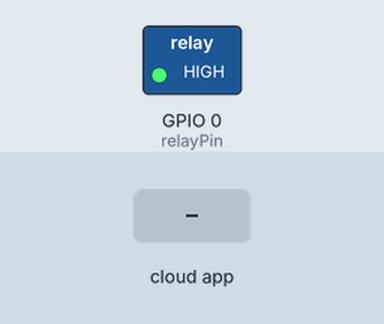
This sketch was run on a simulated ESP8266 (NodeMCU). On the bench: switched loads named in the sketch (green lamp = pin HIGH). The test bench sets the inputs (shaded band). WiFi joins after 1.5 s; servers stay silent unless stated; what the sketch prints to the serial monitor is not drawn.

Above: at 2.7 s.
2.8 s: the phone or cloud app sets Smoke to 1
At 3.3 s:
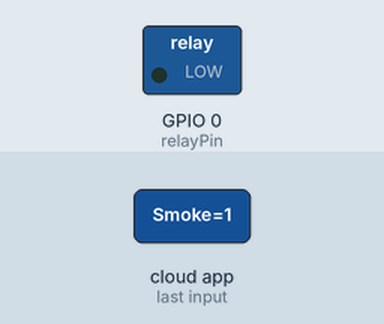
4.3 s: the phone or cloud app sets Smoke to 0
At 5.6 s:
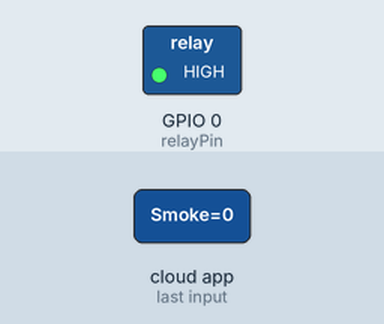
Timing chart, 0 to 7.3 s (numbered marks = the images above; inputs shaded):
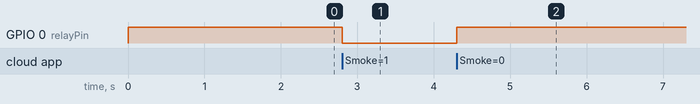

The sketch:

Main.ino
```cpp
#include <Arduino.h>
#include <ESP8266WiFi.h>
#include "fauxmoESP.h"

#define WIFI_SSID "SSID"
#define WIFI_PASS "PASSWORD"

fauxmoESP fauxmo;

// -----------------------------------------------------------------------------

#define SERIAL_BAUDRATE     115200

#define relayPin            0

#define name             "Smoke"

int remainingTime = 0;
bool onState = false;
static unsigned long relay = 0;
int val = 0;

// -----------------------------------------------------------------------------

// -----------------------------------------------------------------------------
// Wifi
// -----------------------------------------------------------------------------

void wifiSetup() {

  // Set WIFI module to STA mode
  WiFi.mode(WIFI_STA);

  // Connect
  Serial.printf("[WIFI] Connecting to %s ", WIFI_SSID);
  WiFi.begin(WIFI_SSID, WIFI_PASS);

  // Wait
  while (WiFi.status() != WL_CONNECTED) {
    Serial.print(".");
    delay(100);
  }
  Serial.println();

  // Connected!
  Serial.printf("[WIFI] STATION Mode, SSID: %s, IP address: %s\n", WiFi.SSID().c_str(), WiFi.localIP().toString().c_str());

}

int addT(int x) {
  x = map(x, 0, 255, 0, 100);
  if (x >= 95) { // This would mean that someone has just turned it on, so we don't want to blast them with all the smoke
    return 15000;
  } else if (x < 95 && x > 50) { // this will blast them with smoke, just to make it easier
    return 75000;
  } else if (x <= 50 && x > 20) { // this will do a moderate blast
    return 7500;
  } else if (x <= 20 ) { // this is a quick blast
    return 2500;
  }
}

void setup() {

  // Init serial port and clean garbage
  Serial.begin(SERIAL_BAUDRATE);
  Serial.println();
  Serial.println();

  // LEDs
  pinMode(relayPin, OUTPUT);
  digitalWrite(relayPin, HIGH);

  // Wifi
  wifiSetup();
  fauxmo.setPort(80); // This is required for gen3 devices
  fauxmo.enable(true);
  fauxmo.addDevice(name); // adds smoke as a device

  fauxmo.onSetState([](unsigned char device_id, const char * device_name, bool state, unsigned char value) {
    remainingTime = addT(value);
    digitalWrite(relayPin, state ? LOW : HIGH);
    relay = millis();
    onState = state;
    val = value;
    if (state) {
      Serial.printf("\nRemaining Time:%d, State: %d", remainingTime, state);
    } else {
      Serial.print("\nRequested Off");
    }

  });

}


void loop() {
  fauxmo.handle();
  // interupts are not needed, they could be used but that would make this code less adaptable
  if (remainingTime > 0 && onState) {
    if (millis() - relay >= remainingTime) {
      digitalWrite(relayPin, HIGH);
      //Serial.printf("\nOff Relay: %d, Mills-relay=%d, RemainingTime: %d", relay, millis() - relay, remainingTime);
      Serial.printf("\nOff");
      fauxmo.setState(name, false, val);
      remainingTime = 0;
    }
  }

}
```

Measured:
- after the input at 2.8 s, GPIO 0 (relayPin): HIGH → LOW at once
- after the input at 4.3 s, GPIO 0 (relayPin): LOW → HIGH at once
